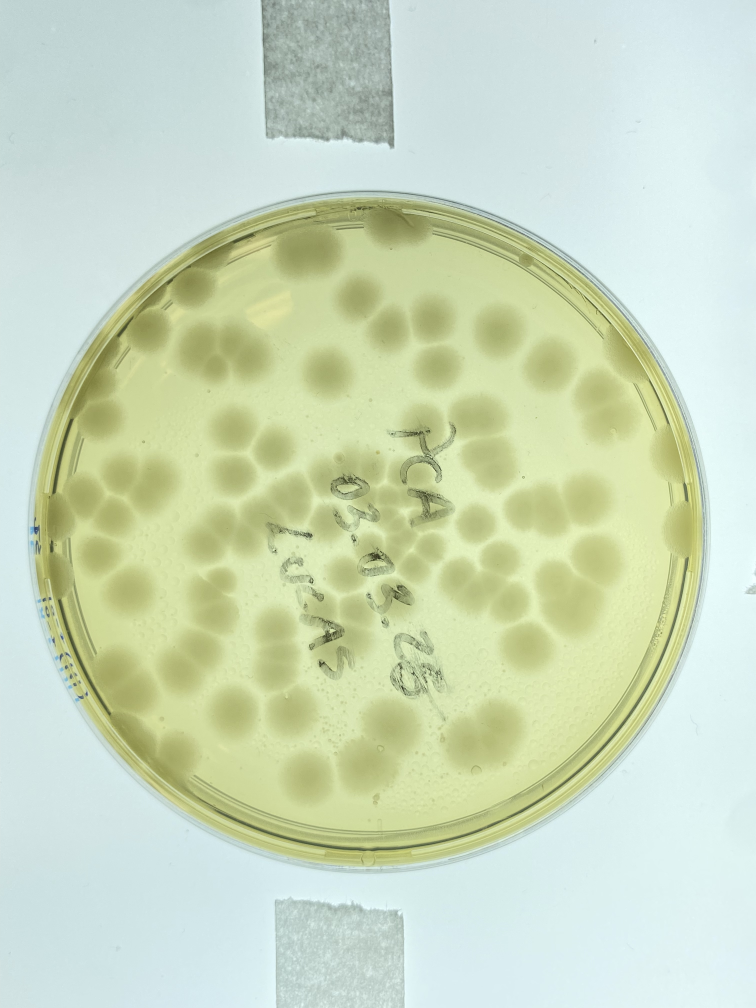
#> input picture projetos/pattern-recognition-in-petri-dishes/data/raw/IMG_0566.jpg, 3024 x 4032 px (shown at 1/4 size); its folder holds only this picture in this run
$ jupyter execute --allow-errors 1_preprocessamento_imagens.ipynb   (shell and % lines are left out)
#> lines starting #> are read from the running program, lines starting #| are printed output that depends on the picture; after the words box and inside, x2 and y2 are one past the last pixel; in counts of white or black regions, pixels touching at a corner belong together
# Pré-processamento das Imagens — Dataset CNPEM

Este notebook implementa a etapa de **pré-processamento das imagens** de placas
de Petri do dataset CNPEM, preparando os dados para o pipeline de detecção e
contagem de colônias do notebook seguinte (`2_pipeline_contagem_colonias_cnpem.ipynb`).

A proposta desta etapa é padronizar a entrada visual e reduzir variações
irrelevantes (fundo externo, iluminação e escala), para que a segmentação das
colônias ocorra de forma mais estável e reprodutível.

A estratégia adotada combina:
- padronização de tamanho da imagem;
- conversão para uma representação em tons de cinza via PCA (a partir dos canais RGB);
- detecção automática da placa com `HoughCircles`;
- aplicação de máscara circular para manter apenas a região útil da placa.

O resultado final deste notebook é um conjunto de imagens pré-processadas salvo
em `data/interim`, que será consumido diretamente na etapa de contagem.

## Estrutura deste notebook

1. Configuração do ambiente (caminhos reprodutíveis)
2. Função principal de pré-processamento
3. Execução em uma única imagem de exemplo
4. Processamento em lote e salvamento das imagens pré-processadas
5. Verificação dos arquivos gerados

## 1. Configuração do ambiente

Definição centralizada dos caminhos utilizados ao longo do notebook, de forma
a manter a execução reprodutível em qualquer ambiente (não exclusivamente no
Google Colab).

- `DATASET_ROOT`: diretório de trabalho atual do notebook.
- `IMAGES_DIR`: pasta com as imagens originais (`../data/raw`).
- `CROP_CIRCLES_DIR`: pasta onde serão salvas as imagens pré-processadas (`../data/interim`).

Essa organização evita caminhos fixos de máquina e facilita a execução do
pipeline em diferentes sistemas operacionais e estruturas de projeto.

[cell 1]
import os

DATASET_ROOT = os.getcwd() # Diretório atual onde o script está sendo executado
IMAGES_DIR = os.path.join(DATASET_ROOT, "../data/raw")
CROP_CIRCLES_DIR = os.path.join(DATASET_ROOT, "../data/interim")

print(f"Raiz do dataset: {DATASET_ROOT}")
print(f"Imagens originais: {IMAGES_DIR}")
print(f"Imagens pré-processadas (crop): {CROP_CIRCLES_DIR}")

## 2. Função de pré-processamento

A função `preprocess` implementa o pipeline de preparação das imagens para a
etapa de contagem de colônias. As etapas principais são:

1. **Carregamento da imagem** em RGB a partir do caminho informado.
2. **Padronização de tamanho**: redimensionamento para largura fixa de 800 pixels,
   mantendo a proporção original, para reduzir variabilidade entre imagens.
3. **Conversão para escala de cinza com PCA** (`pca_grayscale`), condensando os
   três canais de cor em uma única componente principal para realçar contraste global.
4. **Detecção da placa de Petri** com `HoughCircles` sobre a imagem suavizada,
   obtendo centro e raio da placa.
5. **Fallback robusto**: caso a placa não seja detectada automaticamente,
   uma máscara circular central padrão é aplicada.
6. **Aplicação da máscara** para remover regiões externas à placa e manter
   apenas a área relevante para a detecção de colônias no notebook seguinte.

A função retorna:

- a imagem pré-processada (escala de cinza com recorte da placa);
- a máscara circular utilizada no recorte.

[cell 2]
import cv2
import numpy as np


from sklearn.decomposition import PCA
def pca_grayscale(image):

    img_rgb = image

    # 2. Redimensionar a imagem para uma matriz de pixels (N_pixels, 3 canais)
    # Cada linha será um pixel e as colunas serão R, G e B
    height, width, channels = img_rgb.shape
    pixels = img_rgb.reshape(-1, channels)

    # 3. Aplicar o PCA para reduzir de 3 canais para 1
    # n_components=1 significa que queremos apenas a primeira componente principal
    pca = PCA(n_components=1)
    img_pca = pca.fit_transform(pixels)

    # 4. O PCA pode retornar valores fora do intervalo [0, 255] e até negativos.
    # Precisamos normalizar de volta para o padrão de imagem de 8 bits.
    img_pca_min = img_pca.min()
    img_pca_max = img_pca.max()

    if img_pca_max - img_pca_min != 0:
        img_normalized = (
            (img_pca - img_pca_min) / (img_pca_max - img_pca_min) * 255
        )
    else:
        img_normalized = img_pca

    # 5. Voltar para o formato original da imagem (Height, Width)
    gray_pca = img_normalized.reshape(height, width).astype(np.uint8)

    return gray_pca


def preprocess(caminho_imagem, sensibilidade_thresh=12, min_dist_centro=2.0):
    image = cv2.imread(caminho_imagem)
    if image is None:
        print("Erro ao carregar a imagem. Verifique o caminho.")
        return None

    largura_desejada = 800
    proporcao = largura_desejada / image.shape[1]
    altura_desejada = int(image.shape[0] * proporcao)
    image = cv2.resize(image, (largura_desejada, altura_desejada))

    imagem_resultado = image.copy()
    gray = pca_grayscale(image)

    blur_placa = cv2.medianBlur(gray, 21)
    circulos = cv2.HoughCircles(blur_placa, cv2.HOUGH_GRADIENT, dp=1.2, minDist=100,
                                param1=50, param2=30, minRadius=200, maxRadius=400)

    mask = np.zeros_like(gray)

    if circulos is not None:
        circulos = np.round(circulos[0, :]).astype("int")
        cx, cy, r = circulos[0]
        cv2.circle(mask, (cx, cy), int(r * 0.86), 255, -1)
    else:
        print("Aviso: Placa não detectada automaticamente. Usando máscara central.")
        cv2.circle(mask, (largura_desejada//2, altura_desejada//2), int(largura_desejada * 0.4), 255, -1)

    image = cv2.bitwise_and(gray, gray, mask=mask)

    return image, mask

## 3. Execução em uma única imagem de exemplo

Esta etapa executa o pré-processamento em uma imagem específica
(`IMG_0636.jpg`) para inspeção visual e validação rápida do pipeline.

São exibidos lado a lado:

1. imagem original;
2. máscara da placa detectada pelo `HoughCircles` (ou máscara central de fallback);
3. imagem final pré-processada, já pronta para a etapa de contagem.

[cell 3]
import os
import matplotlib.pyplot as plt
original_image = cv2.imread(os.path.join(IMAGES_DIR, "IMG_0636.jpg"))
#> (the rest of this cell did not finish here and is left out)


plt.figure(figsize=(15, 5))
plt.subplot(1, 3, 1)
plt.imshow(cv2.cvtColor(original_image, cv2.COLOR_BGR2RGB))
plt.title("Imagem Original")
plt.axis('off')

plt.subplot(1, 3, 2)
plt.imshow(mask)
plt.title("Máscara da Placa gerada pelo HoughCircles")
plt.axis('off')


plt.subplot(1, 3, 3)
plt.imshow(pre_processed_image, cmap='gray')
plt.title("Imagem Pré-processada")
plt.axis('off')

plt.tight_layout()

## 4. Processamento em lote e salvamento das imagens pré-processadas

Após validar o pipeline em uma imagem de exemplo, aplicamos o mesmo
pré-processamento em todas as imagens `.jpg` da pasta `data/raw`.

Para cada arquivo:

1. a imagem é carregada e processada pela função `preprocess`;
2. o nome original é preservado;
3. o resultado é salvo em `data/interim`.

Esse passo gera o conjunto de entrada padronizado que será utilizado no
notebook de contagem automática de colônias.

## 5. Verificação dos arquivos gerados

A célula seguinte lista os arquivos de entrada encontrados e executa o
salvamento das imagens pré-processadas.

Ao final da execução, a pasta `data/interim` deve conter uma versão
pré-processada para cada imagem original em `data/raw`, preservando os nomes
de arquivo para facilitar o rastreamento entre entrada e saída.

[cell 4]
import glob
caminho_busca = os.path.join(IMAGES_DIR, "*.jpg")
imagens_encontradas = glob.glob(caminho_busca)

print(f"Foram encontradas {len(imagens_encontradas)} imagens na pasta {IMAGES_DIR}.")

for caminho_completo in imagens_encontradas:
    pre_processed_image, mask = preprocess(caminho_completo)
#> call 2 of preprocess, with sensibilidade_thresh = 12, min_dist_centro = 2
#> in preprocess, image is the input picture: shape (4032, 3024, 3); mean B, G, R 190, 217.6, 203.2
#> in preprocess (call 2), `image = cv2.resize(image, (largura_desejada, altura_desejada))`:
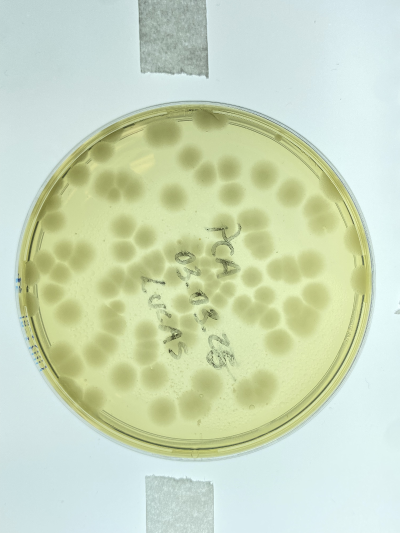
#> image: shape (1066, 800, 3) (shown at 1/2 size); mean B, G, R 189.9, 217.5, 203.1
#> in pca_grayscale, `img_pca_min = img_pca.min()`: img_pca_min = -279.2
#> in pca_grayscale, `img_pca_max = img_pca.max()`: img_pca_max = 83.76
#> in preprocess (call 2), `blur_placa = cv2.medianBlur(gray, 21)`:
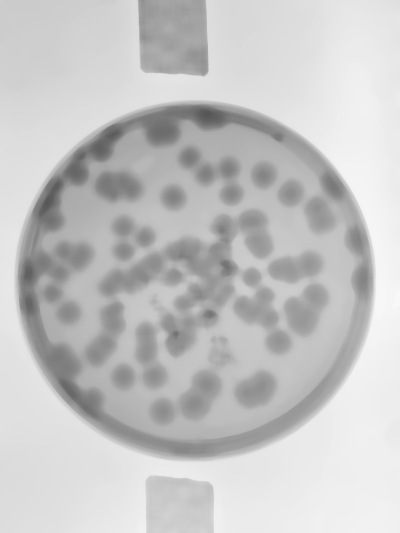
#> blur_placa: shape (1066, 800) (shown at 1/2 size); min 86, max 248, mean 196.6
#> in preprocess (call 2), `circulos = cv2.HoughCircles(blur_placa, cv2.HOUGH_GRADIENT, dp=1.2, mi..`: circulos = [[389.4, 561, 361.8], [309, 624.6, 259.2], [453, 481.8, 259.3], [439.8, 647.4, 263], [293.4, 504.6, 250.8], [365.4, 427.8, 226.2]]
#> in preprocess (call 2), `circulos = np.round(circulos[0, :]).astype("int")`: circulos = [[389, 561, 362], [309, 625, 259], [453, 482, 259], [440, 647, 263], [293, 505, 251], [365, 428, 226]]
#> in preprocess (call 2), `cx, cy, r = circulos[0]`: cx = 389; cy = 561; r = 362
#> in preprocess (call 2), `cv2.circle(mask, (cx, cy), int(r * 0.86), 255, -1)`:
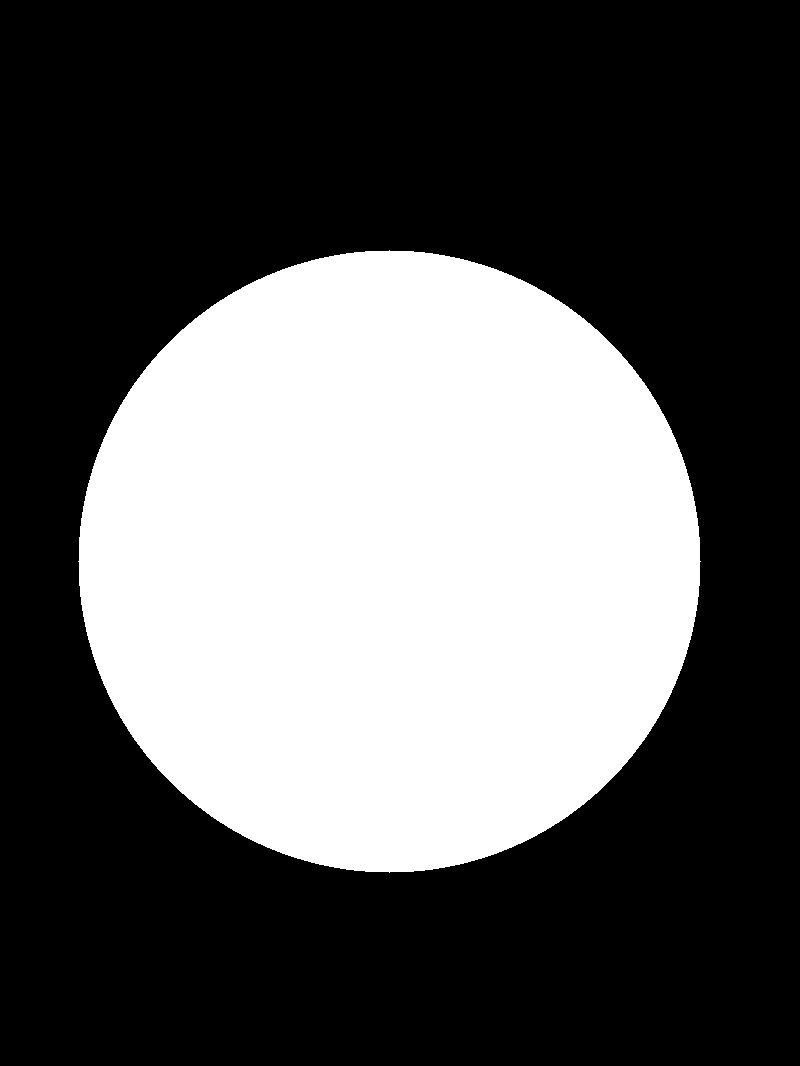
#> mask: shape (1066, 800); 35.6% white; 1 white region, box (x1, y1, x2, y2) and area: (78, 250, 701, 873) 303809
#> in preprocess (call 2), `image = cv2.bitwise_and(gray, gray, mask=mask)`:
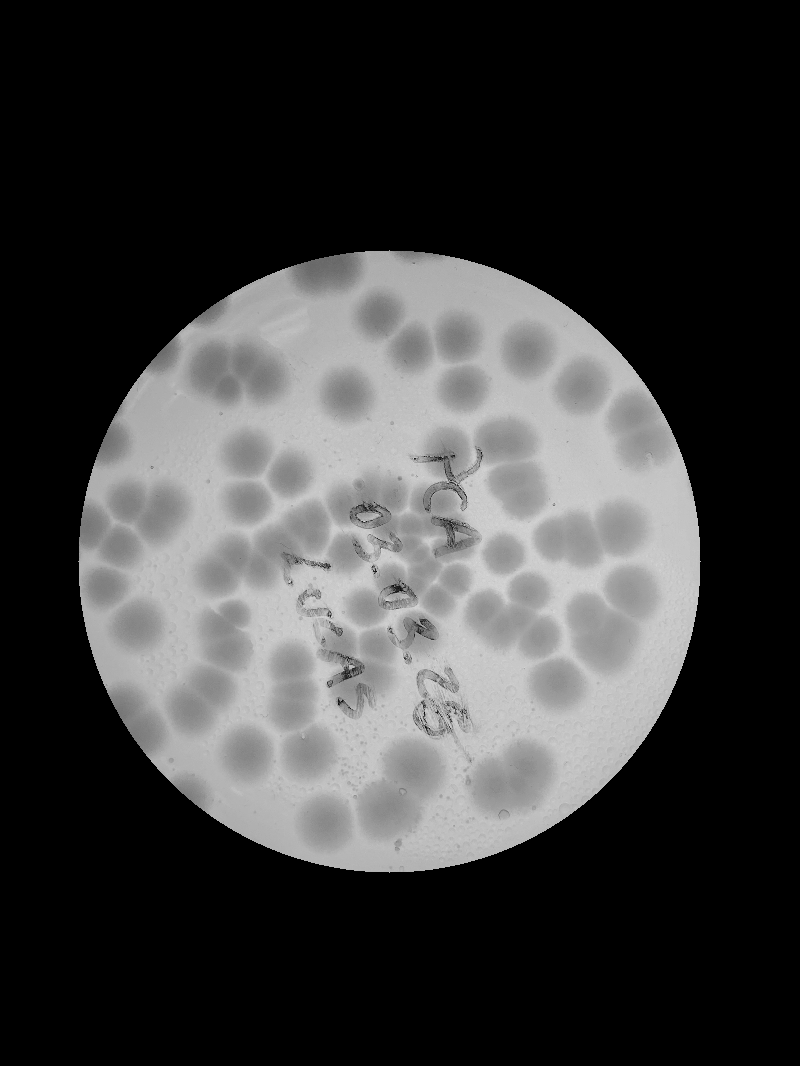
#> image: shape (1066, 800); min 0, max 223, mean 61

$ run again, on projetos/pattern-recognition-in-petri-dishes/data/raw/IMG_0601.jpg
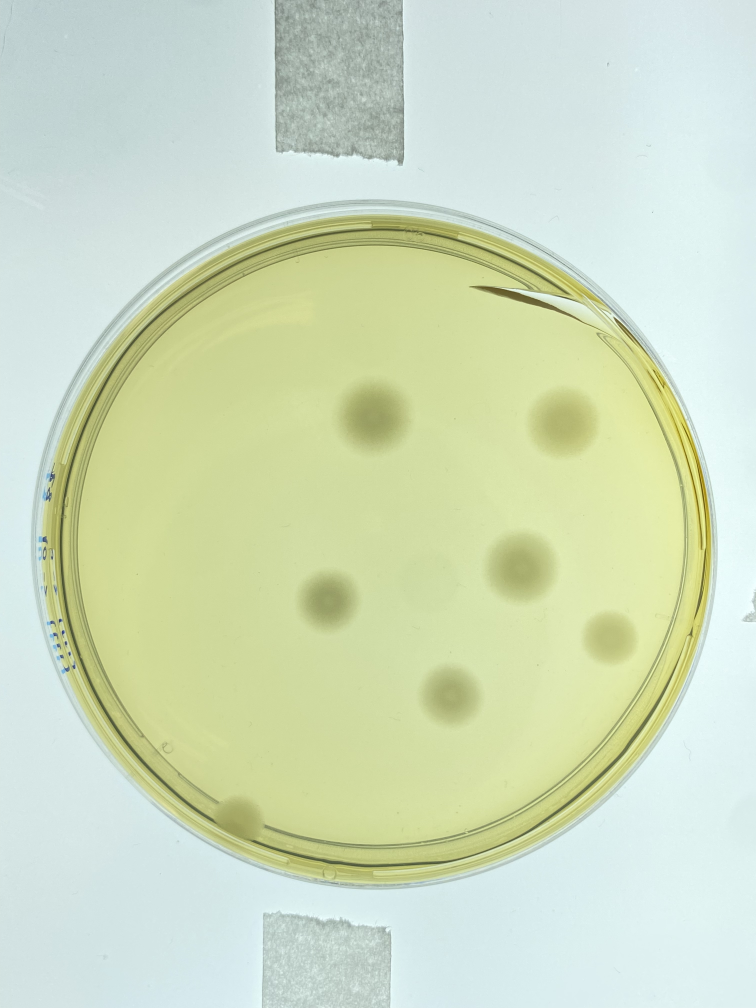
#> input picture projetos/pattern-recognition-in-petri-dishes/data/raw/IMG_0601.jpg, 3024 x 4032 px (shown at 1/4 size)
#> in preprocess, image is the input picture: shape (4032, 3024, 3); mean B, G, R 191.2, 220.6, 207.3
#> img_pca_min = -258
#> img_pca_max = 79.35
#> in preprocess (call 2), `blur_placa = cv2.medianBlur(gray, 21)`:
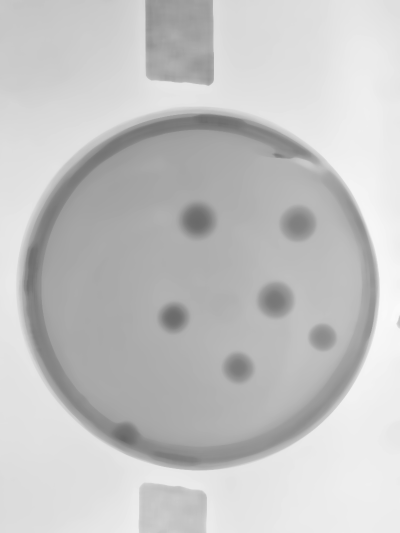
#> blur_placa: shape (1066, 800) (shown at 1/2 size); min 101, max 250, mean 195.8
#> in preprocess (call 2), `circulos = cv2.HoughCircles(blur_placa, cv2.HOUGH_GRADIENT, dp=1.2, mi..`: circulos = [[393, 574.2, 360.9], [304.2, 627, 257.8], [469.8, 646.2, 256.3], [301.8, 505.8, 247.4], [479.4, 510.6, 256.8]]
#> in preprocess (call 2), `circulos = np.round(circulos[0, :]).astype("int")`: circulos = [[393, 574, 361], [304, 627, 258], [470, 646, 256], [302, 506, 247], [479, 511, 257]]
#> cx = 393; cy = 574; r = 361
#> mask: shape (1066, 800); 35.4% white; 1 white region, box (x1, y1, x2, y2) and area: (83, 264, 704, 885) 301893
#> in preprocess (call 2), `image = cv2.bitwise_and(gray, gray, mask=mask)`:
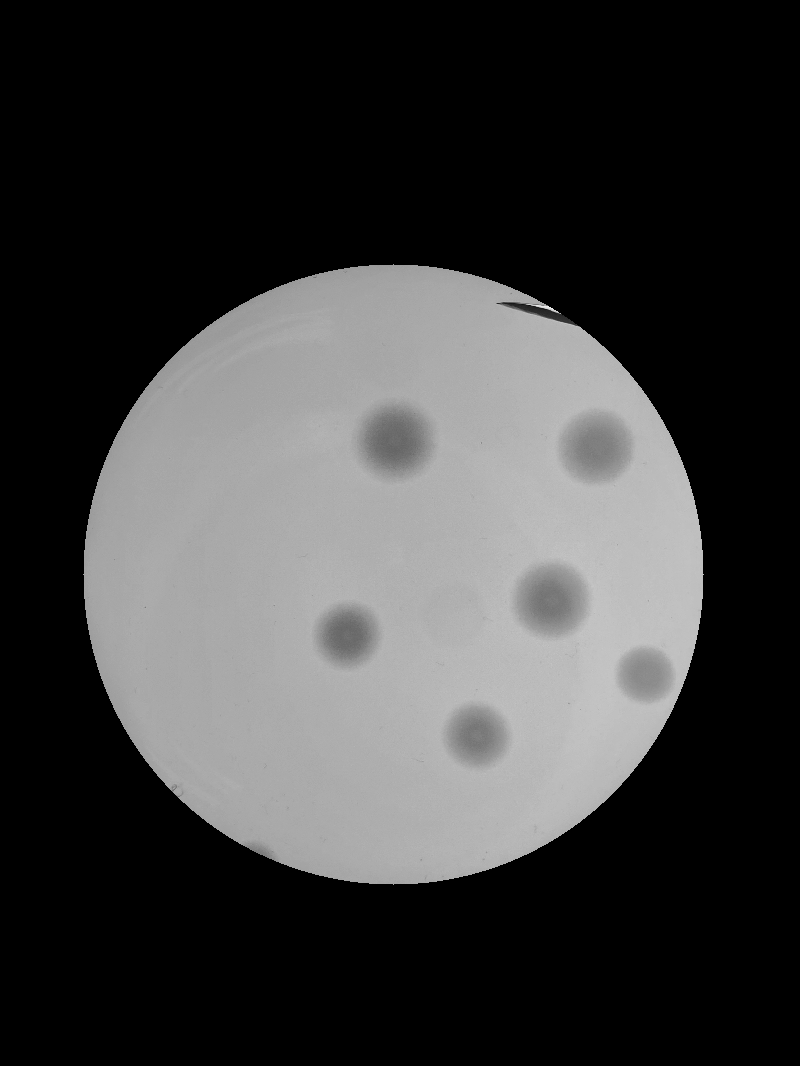
#> image: shape (1066, 800); min 0, max 240, mean 60.9
